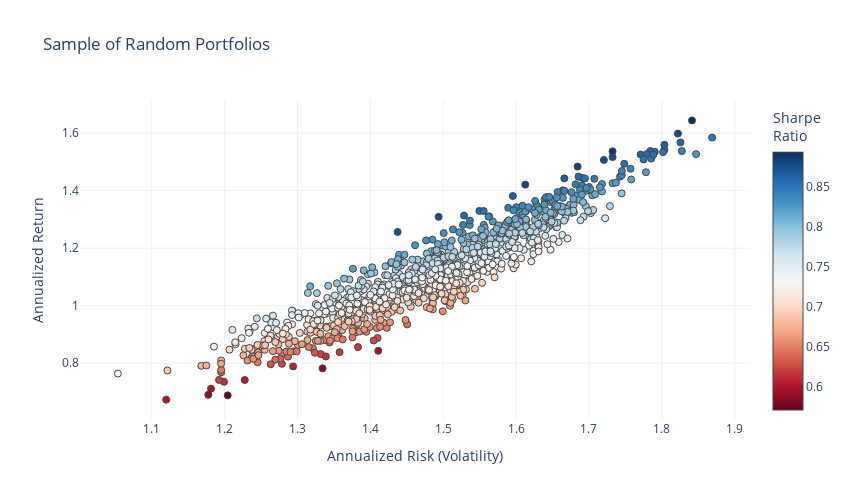

This figure's notebook cell:
### Code cell
np.random.seed(77)
for _ in range(n_portfolios):
    assets = np.random.choice(list(returns.columns), n_assets, replace=False)
    weights = np.random.rand(n_assets)
    weights /= sum(weights)

    # Initialize portfolio_E_Return outside the inner loop
    portfolio_E_Return = 0
    for i in range(len(assets)):
        # Accumulate the returns for each asset
        portfolio_E_Return += weights[i] * mus.loc[assets[i]]

    # Initialize portfolio_E_Variance outside the inner loop
    portfolio_E_Variance = 0
    for i in range(len(assets)):
        for j in range(len(assets)):
            # Add variance/covariance for each asset pair
            # Note that when i==j this adds the variance
            portfolio_E_Variance += weights[i] * weights[j] * cov.loc[assets[i], assets[j]]
    
    annualized_return = ((1 + portfolio_E_Return / 100) ** 4) - 1      # Calculate annualized return
    
    annualized_volatility = np.sqrt(portfolio_E_Variance) * np.sqrt(4) # Calculate annualized volatility

    sharpe_ratio = (annualized_return - risk_free_rate) / annualized_volatility # Calculate Sharpe ratio

    # Add the mean/variance/Shapre ratio triples to a list for plotting
    mean_variance_pairs.append([annualized_return, annualized_volatility, sharpe_ratio])

# Convert the list from before into an array for easy plotting
mean_variance_pairs = np.array(mean_variance_pairs)

fig = go.Figure()
fig.add_trace(go.Scatter(x=mean_variance_pairs[:, 1]**0.5, y=mean_variance_pairs[:, 0],
                         marker=dict(color=(mean_variance_pairs[:, 0]) /
                                       (mean_variance_pairs[:, 1]**0.5),
                                     showscale=True,
                                     size=7,
                                     line=dict(width=1),
                                     colorscale="RdBu",
                                     colorbar=dict(title="Sharpe<br>Ratio"),
                                     ),
                         mode='markers'))
fig.update_layout(template='plotly_white',
                  xaxis=dict(title='Annualized Risk (Volatility)'),
                  yaxis=dict(title='Annualized Return'),
                  title='Sample of Random Portfolios',
                  width=850,
                  height=500)
fig.update_layout(coloraxis_colorbar=dict(title="Sharpe Ratio"))
fig.show()

### Figure 1 — Plotly figure (JSON) as saved in the notebook; plotly's stock layout.template omitted (floating-point values rounded to 4 significant figures; data arrays with more than 128 entries replaced by an {"elided": "..."} marker saying what was removed)
{"data": [{"marker": {"color": {"elided": "1000 float values"}, "colorbar": {"title": {"text": "Sharpe<br>Ratio"}}, "colorscale": [[0, "rgb(103,0,31)"], [0.1, "rgb(178,24,43)"], [0.2, "rgb(214,96,77)"], [0.3, "rgb(244,165,130)"], [0.4, "rgb(253,219,199)"], [0.5, "rgb(247,247,247)"], [0.6, "rgb(209,229,240)"], [0.7, "rgb(146,197,222)"], [0.8, "rgb(67,147,195)"], [0.9, "rgb(33,102,172)"], [1, "rgb(5,48,97)"]], "line": {"width": 1}, "showscale": true, "size": 7}, "mode": "markers", "type": "scatter", "x": {"elided": "1000 float values"}, "y": {"elided": "1000 float values"}}], "layout": {"coloraxis": {"colorbar": {"title": {"text": "Sharpe Ratio"}}}, "height": 500, "title": {"text": "Sample of Random Portfolios"}, "width": 850, "xaxis": {"autorange": true, "range": [1.001, 1.921], "title": {"text": "Annualized Risk (Volatility)"}, "type": "linear"}, "yaxis": {"autorange": true, "range": [0.6023, 1.715], "title": {"text": "Annualized Return"}, "type": "linear"}}}
